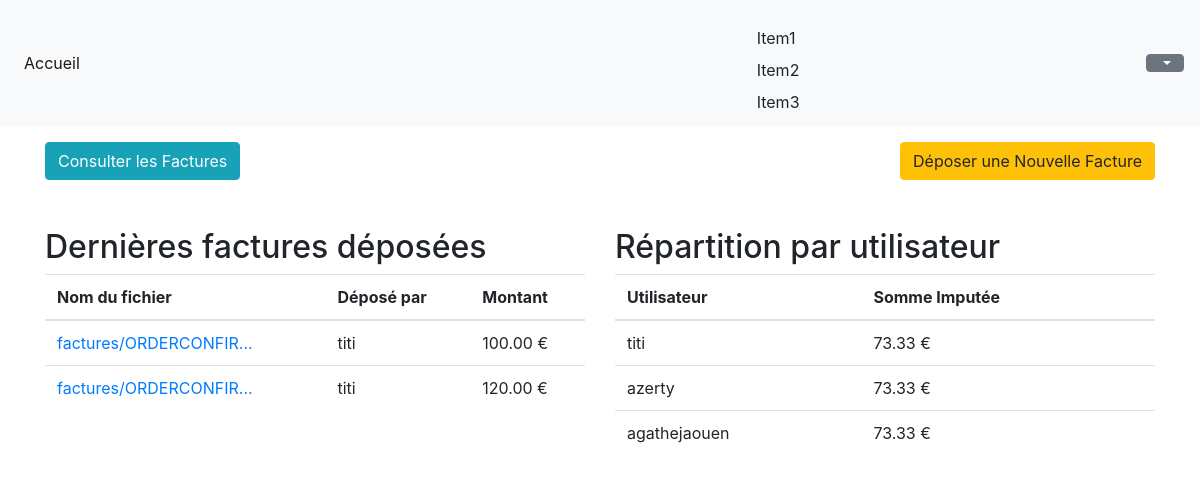
Page /montapp/factures/ on the committed database.
### montapp/models.py (models this page shows, shortened)
class Facture(models.Model):
    montant = models.DecimalField(max_digits=10, decimal_places=2)
    fichier = models.FileField(upload_to='factures/')
    utilisateur = models.ForeignKey(User, on_delete=models.CASCADE, related_name='factures')
    utilisateurs = models.ManyToManyField(User, blank=True, related_name='factures_associees')
    date_depot = models.DateField(auto_now_add=True)

### montapp/views.py (the view)
# urls.py: path('factures/', liste_factures, name='liste_factures'),
def liste_factures(request):
    dernières_factures = Facture.objects.all().order_by('-id')[:5]
    répartition_par_utilisateur = {}
    utilisateurs = User.objects.all()
    total_factures = Facture.objects.aggregate(total=Sum('montant'))['total'] or 0
    part_par_utilisateur = round(total_factures / utilisateurs.count(), 2)
    for utilisateur in utilisateurs:
        répartition_par_utilisateur[utilisateur.username] = part_par_utilisateur
    return render(request, 'montapp/factures.html', {
        'dernières_factures': dernières_factures,
        'répartition_par_utilisateur': répartition_par_utilisateur
    })

### montapp/templates/montapp/factures.html (shortened to what this page needs)
<html>
    <head>
        <link rel="stylesheet" href="https://stackpath.bootstrapcdn.com/bootstrap/4.5.2/css/bootstrap.min.css">
    </head>
    <body>
        {% include "montapp/header.html" %}
        {% load crispy_forms_tags %}
        <div class="container mt-3">
            <div class="row justify-content-between">
                <div class="col-auto">
                    <a href="{% url 'lister_factures' %}" class="btn btn-info">Consulter les Factures</a>
                </div>
                <div class="col-auto">
                    <a href="{% url 'upload_facture' %}" class="btn btn-warning">Déposer une Nouvelle Facture</a>
                </div>
            </div>
        </div>
        <div class="container mt-5">
            <div class="row">
                <div class="col-md-6">
                    <h2>Dernières factures déposées</h2>
                    <table class="table">
                        <thead>
                            <tr>
                                <th>Nom du fichier</th>
                                <th>Déposé par</th>
                                <th>Montant</th>
                            </tr>
                        </thead>
                        <tbody>
                            {% for facture in dernières_factures %}
                            <tr>
                                <td>
                                    <a href="{{ facture.fichier.url }}" target="_blank">
                                        {% if facture.fichier.name|length > 20 %}
                                            {{ facture.fichier.name|slice:":20" }}...
                                        {% else %}
                                            {{ facture.fichier.name }}
                                        {% endif %}
                                    </a>
                                </td>
                                <td>{{ facture.utilisateur.username }}</td>
                                <td>{{ facture.montant }} €</td>
                            </tr>
                            {% empty %}
                            <tr>
                                <td colspan="3">Aucune facture disponible</td>
                            </tr>
                            {% endfor %}
                        </tbody>
                    </table>
                </div>
                <div class="col-md-6">
                    <h2>Répartition par utilisateur</h2>
                    <table class="table">
                        <thead>
                            <tr>
                                <th>Utilisateur</th>
                                <th>Somme Imputée</th>
                            </tr>
                        </thead>
                        <tbody>
                            {% for utilisateur, somme in répartition_par_utilisateur.items %}
                            <tr>
                                <td>{{ utilisateur }}</td>
                                <td>{{ somme }} €</td>
                            </tr>
                            {% empty %}
                            <tr>
                                <td colspan="2">Aucune répartition disponible</td>
                            </tr>
                            {% endfor %}
                        </tbody>
                    </table>
                </div>
            </div>
        </div>
    </body>
</html>

### montapp/templates/montapp/header.html (shortened to what this page needs)
<nav class="navbar navbar-expand-lg navbar-light bg-light">
    <div class="collapse navbar-collapse" id="navbarNav">
        <ul class="navbar-nav mr-auto">
            <li class="nav-item active">
                <a class="nav-link" href="{% url 'accueil' %}">Accueil <span class="sr-only">(current)</span></a>
            </li>
        </ul>
        <div class="ml-auto position-relative">
            <button class="btn btn-link mr-2" data-toggle="dropdown">
            </button>
            <div class="notification-dropdown">
                <div class="dropdown-menu-notif">
                    <a class="dropdown-item" href="#">Item1</a>
                    <a class="dropdown-item" href="#">Item2</a>
                    <a class="dropdown-item" href="#">Item3</a>
                </div>
            </div>
        </div>
        <div class="ml-auto">
            <div class="dropdown">
                <button class="btn btn-secondary dropdown-toggle" type="button" id="dropdownMenuButton" data-toggle="dropdown" aria-haspopup="true" aria-expanded="false">
                </button>
            </div>
        </div>
    </div>
</nav>

### rows in the picture
Facture: fichier.name "factures/ORDERCONFIR", utilisateur.username "titi", montant "100.00"
Facture: fichier.name "factures/ORDERCONFIR", utilisateur.username "titi", montant "120.00"

### other values in the picture
{{ utilisateur }} "titi" "azerty" "agathejaouen"
{{ somme }} "73.33" "73.33" "73.33"
